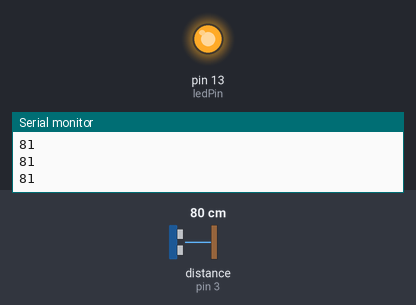
The sketch below on a simulated Arduino Uno, built with avr-gcc and run on an emulated ATmega328P. Parts: output pins drawn as LEDs (lit = HIGH), the last lines printed to the serial monitor. The inputs (shaded band) are chosen by the test bench; at power-on: distance to the obstacle (sensor on pin 3) 80 cm. The echo pulse lasts 58.3 µs per cm.

Above: at 1.2 s.
1.3 s: distance to the obstacle (sensor on pin 3) set to 92 cm
2.8 s: distance to the obstacle (sensor on pin 3) set to 100 cm
At 3.9 s:
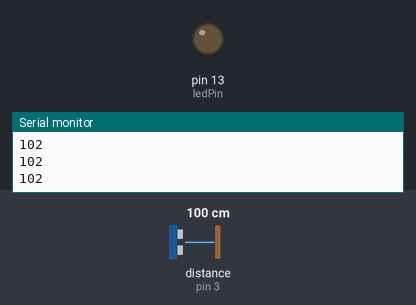
4.3 s: distance to the obstacle (sensor on pin 3) set to 2 cm
At 5.2 s:
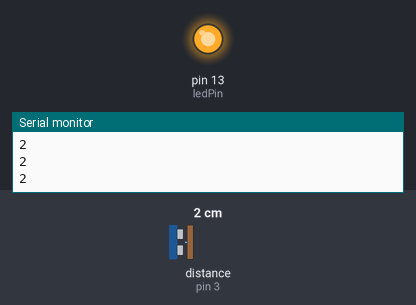
5.8 s: distance to the obstacle (sensor on pin 3) set to 120 cm
At 6.8 s:
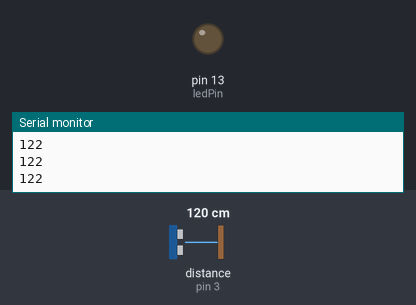
Timing chart, 0 to 8.3 s (numbered marks = the images above; inputs shaded):
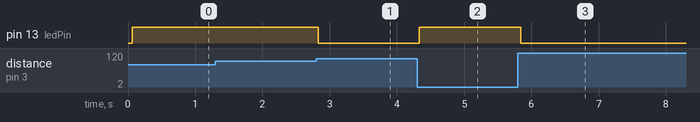

The sketch:

Abstandsmesser.ino
```cpp
#include <NewPing.h>

const int triggerPin = 2;
const int echoPin = 3;
const int maxDistance = 400;
const int ledPin =  13;

NewPing sonar(triggerPin, echoPin, maxDistance);

void setup() {
  Serial.begin(9600);
  pinMode(ledPin, OUTPUT);
}

void loop() {
  delay(50);
  Serial.println(sonar.ping_cm());
  if (sonar.ping_cm()<100){
    digitalWrite(ledPin, HIGH);
  }
  else{
    digitalWrite(ledPin, LOW);
  }
}
```

Measured:
- the behaviour switches between 97 and 98 cm on distance to the obstacle (sensor on pin 3) (found by bisection; images 0 and 1)
- after the input at 2.8 s, pin 13 (ledPin): HIGH → LOW at once
- after the input at 4.3 s, pin 13 (ledPin): LOW → HIGH at once
- after the input at 5.8 s, pin 13 (ledPin): HIGH → LOW after 0.05 s
